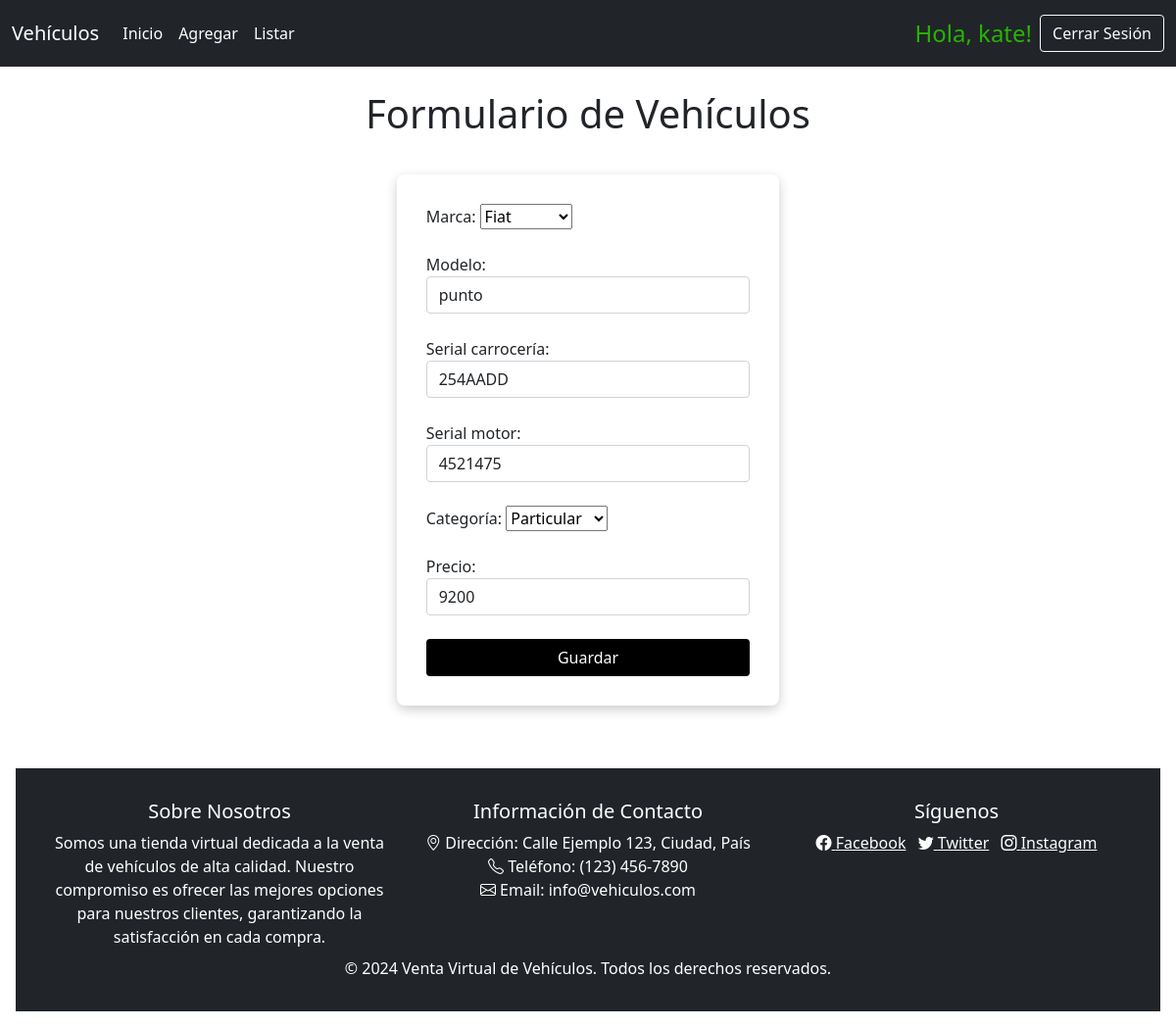
Screenshot of /vehiculo/15/editar/ (signed in) with the database file from the repository.
### vehiculo/models.py (models this page shows, shortened)
class Vehiculo(models.Model):
    marca = models.ForeignKey(Marca, on_delete=models.CASCADE)
    modelo = models.CharField(max_length=100)
    serial_carroceria = models.CharField(max_length=50)
    serial_motor = models.CharField(max_length=50)
    categoria = models.CharField(max_length=20, choices=[
        ('Particular', 'Particular'),
        ('Transporte', 'Transporte'),
        ('Carga', 'Carga'),
    ])
    precio = models.IntegerField()
    fecha_de_creacion = models.DateTimeField(auto_now_add=True)
    fecha_de_modificacion = models.DateTimeField(auto_now=True)
    class Meta:
        permissions = [
            ("visualizar_catalogo", "Puede visualizar el catálogo de vehículos"),
        ]

### vehiculo/views.py (the view)
# urls.py: path('vehiculo/<int:pk>/editar/', editar_vehiculo, name='editar_vehiculo'),
@login_required(login_url='login')
@permission_required('vehiculo.change_vehiculo', raise_exception=True)
def editar_vehiculo(request, pk):
    vehiculo = get_object_or_404(Vehiculo, pk=pk)
    if request.method == 'POST':
        form = VehiculoForm(request.POST, instance=vehiculo)
        if form.is_valid():
            form.save()
            messages.success(request, 'Vehículo actualizado exitosamente.')
            return redirect('add_vehiculos')
    else:
        form = VehiculoForm(instance=vehiculo)
    return render(request, 'add_vehiculo.html', {'form': form, 'editing': True})

### vehiculo/forms.py
class VehiculoForm(forms.ModelForm):
    marca = forms.ModelChoiceField(queryset=Marca.objects.all(), label="Marca")
    CATEGORIAS = [
        ('Particular', 'Particular'),
        ('Transporte', 'Transporte'),
        ('Carga', 'Carga')
    ]
    categoria = forms.ChoiceField(choices=CATEGORIAS, initial='Particular', label='Categoría')
    class Meta:
        model = Vehiculo
        fields = "__all__"
        widgets = {
            'modelo': forms.TextInput(attrs={'class': 'form-control'}),
            'serial_carroceria': forms.TextInput(attrs={'class': 'form-control'}),
            'serial_motor': forms.TextInput(attrs={'class': 'form-control'}),
            'precio': forms.NumberInput(attrs={'class': 'form-control'}),
        }

### vehiculo/models.py (called while the page is built)
    def __str__(self):
        return self.nombre

### vehiculo/templates/add_vehiculo.html (shortened to what this page needs)
{% extends 'base.html' %}
{% block content %}
<h1 class="tituloForm text-center">Formulario de Vehículos</h1>
<div class="principalContenedor d-flex justify-content-center">
    <div class="form-container">
        <form method="post" class="formulario-vehiculo">
            <div class="form-group mb-4">
                <label for="id_marca">Marca:</label>
                {{ form.marca }}
            </div>
            <div class="form-group mb-4">
                <label for="id_modelo">Modelo:</label>
                {{ form.modelo }}
            </div>
            <div class="form-group mb-4">
                <label for="id_serial_carroceria">Serial carrocería:</label>
                {{ form.serial_carroceria }}
            </div>
            <div class="form-group mb-4">
                <label for="id_serial_motor">Serial motor:</label>
                {{ form.serial_motor }}
            </div>
            <div class="form-group mb-4">
                <label for="id_categoria">Categoría:</label>
                {{ form.categoria }}
            </div>
            <div class="form-group mb-4">
                <label for="id_precio">Precio:</label>
                {{ form.precio }}
            </div>
            <button type="submit" class="btn btn-black w-100">Guardar</button>
        </form>
    </div>
</div>
{% endblock %}

### vehiculo/templates/navbar.html (shortened to what this page needs)
<nav class="navbar navbar-expand-lg bg-dark text-white">
    <div class="container-fluid">
        <a id="navbarText" class="navbar-brand text-white" href="{% url 'index' %}">Vehículos</a>
        <div class="collapse navbar-collapse" id="navbarNav">
            <ul class="navbar-nav me-auto">
                <li class="nav-item">
                    <a class="nav-link active text-white" aria-current="page" href="{% url 'index' %}">Inicio</a>
                </li>
                <li class="nav-item">
                    <a class="nav-link text-white" href="{% url 'add_vehiculos' %}">Agregar</a>
                </li>
                <li class="nav-item">
                    <a class="nav-link text-white" href="{% url 'vehiculos_list' %}">Listar</a>
                </li>
            </ul>
            {% if user.is_authenticated %}
            <span class="navbar-text me-2" style="color: rgb(40, 180, 5); font-size: 24px;">Hola, {{ user.username }}!</span>
            <form action="{% url 'logout' %}" method="post" style="display: inline;">
                <button type="submit" class="btn btn-outline-light">Cerrar Sesión</button>
            </form>
            {% else %}
            <a class="btn btn-outline-light" href="{% url 'login' %}">Iniciar Sesión</a>
            <a class="btn btn-outline-light ms-2" href="{% url 'register' %}">Registrarse</a>
            {% endif %}
        </div>
    </div>
</nav>

### vehiculo/static/css/style.css (style rules this page uses)
html, body { height: 100%; margin: 0; }
body { display: flex; flex-direction: column; }

### vehiculo/templates/add_vehiculo.html (style rules this page uses)
.form-container { width: 35%; margin-top: 30px; padding: 30px; border-radius: 8px; box-shadow: 0 4px 12px rgba(0, 0, 0, 0.2); background-color: white; }
.btn-black { background-color: black; color: white; }

### rows the page displays
Vehiculo: marca "Fiat", modelo "punto", serial_carroceria "254AADD", serial_motor "4521475", categoria "Particular", precio "9200"

### other values shown
{{ user.username }} "kate"
